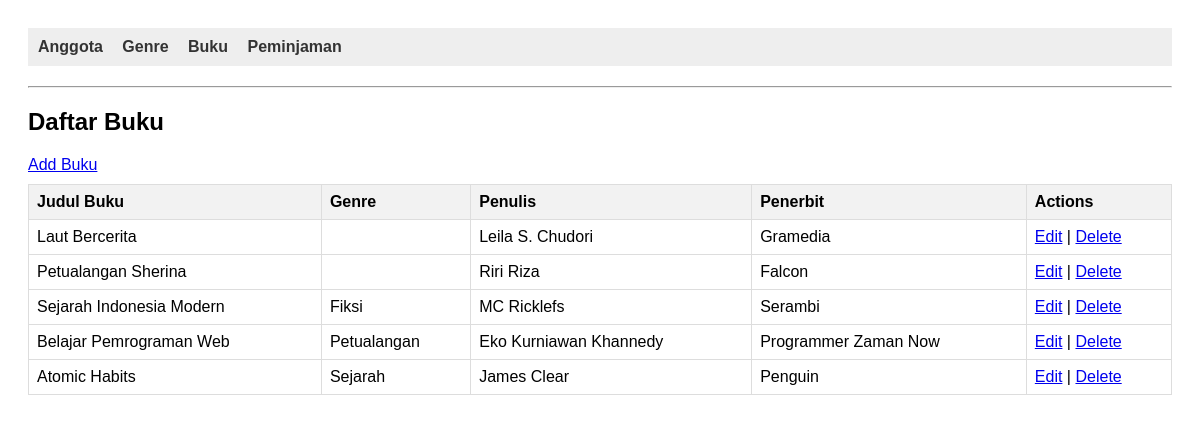
Screenshot of /Project/index.php?entity=buku with the database file from the repository.
### tables this page shows
CREATE TABLE `buku` (
  `id_buku` int(11) NOT NULL,
  `id_genre` int(11) DEFAULT NULL,
  `judul` varchar(150) NOT NULL,
  `penulis` varchar(100) NOT NULL,
  `penerbit` varchar(100) NOT NULL
);

CREATE TABLE `genre` (
  `id_genre` int(11) NOT NULL,
  `nama_genre` varchar(100) NOT NULL
);

### Project/models/Buku.php (called while the page is built, shortened)
<?php
require_once 'config/Database.php';
class Buku
{
    private $conn;
    private $table = 'buku';
    public function __construct()
    {
        $database = new Database();
        $this->conn = $database->getConnection();
    }
    public function getAll()
    {
        $query = ' SELECT b.*, g.nama_genre FROM ' . $this->table . ' b LEFT JOIN genre g ON b.id_genre = g.id_genre ORDER BY b.id_buku ASC';
        $stmt = $this->conn->prepare($query);
        $stmt->execute();
        return $stmt->fetchAll(PDO::FETCH_ASSOC);
    }
}

### Project/config/Database.php (called while the page is built, shortened)
<?php
class Database
{
    private $host = "localhost";
    private $database = "mvvm_db";
    private $username = "root";
    private $password = "";
    public function getConnection()
    {
        $this->conn = null;
        try {
            $this->conn = new PDO("mysql:host=" . $this->host . ";dbname=" . $this->database, $this->username, $this->password);
            $this->conn->setAttribute(PDO::ATTR_ERRMODE, PDO::ERRMODE_EXCEPTION);
        } catch (PDOException $exception) {
            echo "Connection error: " . $exception->getMessage();
        }
        return $this->conn;
    }
}

### Project/viewmodels/BukuViewModel.php (called while the page is built, shortened)
<?php
require_once 'models/Buku.php';
class BukuViewModel
{
    private $buku;
    public function __construct()
    {
        $this->buku = new Buku();
    }
    public function getBukuList()
    {
        return $this->buku->getAll();
    }
}

### Project/views/buku_list.php (the view)
<?php
require_once 'views/template/header.php';
?>
<h2 class="mt-4">Daftar Buku</h2>
<a href="index.php?entity=buku&action=add" class="">Add Buku</a>
<table class="w-full border">
    <tr>
        <th>Judul Buku</th>
        <th>Genre</th>
        <th>Penulis</th>
        <th>Penerbit</th>
        <th>Actions</th>
    </tr>
    <?php foreach ($bukuList as $buku): ?>
        <tr>
            <td class="border px-4 py-2"><?php echo htmlspecialchars($buku['judul']); ?></td>
            <td class="border px-4 py-2"><?php echo htmlspecialchars($buku['nama_genre']); ?></td>
            <td class="border px-4 py-2"><?php echo htmlspecialchars($buku['penulis']); ?></td>
            <td class="border px-4 py-2"><?php echo htmlspecialchars($buku['penerbit']); ?></td>
            <td class="border px-4 py-2">
                <a href="index.php?entity=buku&action=edit&id=<?php echo $buku['id_buku']; ?>">Edit</a>
                |
                <a href="index.php?entity=buku&action=delete&id=<?php echo $buku['id_buku']; ?>"
                    onclick="return confirm('Hapus buku ini?');">Delete</a>
            </td>
        </tr>
    <?php endforeach; ?>
</table>
<?php
require_once 'views/template/footer.php';
?>

### Project/index.php (shortened to what this page needs)
<?php
require_once 'viewmodels/BukuViewModel.php';
$entity = isset($_GET['entity']) ? $_GET['entity'] : 'anggota';
$action = isset($_GET['action']) ? $_GET['action'] : 'list';
if ($entity === 'anggota') {
    $vm = new AnggotaViewModel();
    switch ($action) {
        case 'list':
            $anggotaList = $vm->getAnggotaList();
            require 'views/anggota_list.php';
            break;
        case 'add':
            require 'views/anggota_form.php';
            break;
        case 'edit':
            $id = $_GET['id'];
            $anggota = $vm->getAnggotaById($id);
            require 'views/anggota_form.php';
            break;
        case 'save':
            $vm->addAnggota($_POST['nama'], $_POST['no_hp']);
            header('Location: index.php?entity=anggota&action=list');
            break;
        case 'update':
            $vm->updateAnggota($_GET['id'], $_POST['nama'], $_POST['no_hp']);
            header('Location: index.php?entity=anggota&action=list');
            break;
        case 'delete':
            $vm->deleteAnggota($_GET['id']);
            header('Location: index.php?entity=anggota&action=list');
            break;
        default:
            echo 'Invalid action.';
            break;
    }
} elseif ($entity === 'buku') {
    $vm = new BukuViewModel();
    switch ($action) {
        case 'list':
            $bukuList = $vm->getBukuList();
            require 'views/buku_list.php';
            break;
    }
} else {
    echo 'Invalid entity.';
}

### Project/views/template/header.php (shortened to what this page needs)
<!DOCTYPE html>
<html lang="en">
<head>
</head>
<body>
    <nav>
        <a href="index.php?entity=anggota">Anggota</a>
        <a href="index.php?entity=genre">Genre</a>
        <a href="index.php?entity=buku">Buku</a>
        <a href="index.php?entity=peminjaman">Peminjaman</a>
    </nav>
    <hr>

### Project/views/template/footer.php
</body>
</html>

### Project/views/template/header.php (style rules this page uses)
body { font-family: sans-serif; padding: 20px; }
nav { background: #eee; padding: 10px; margin-bottom: 20px; }
nav a { margin-right: 15px; text-decoration: none; color: #333; font-weight: bold; }
table { border-collapse: collapse; width: 100%; margin-top: 10px; }
th, td { border: 1px solid #ddd; padding: 8px; text-align: left; }
th { background-color: #f2f2f2; }

### rows the page displays
buku: judul "Laut Bercerita", penulis "Leila S. Chudori", penerbit "Gramedia"
buku: judul "Petualangan Sherina", penulis "Riri Riza", penerbit "Falcon"
buku: judul "Sejarah Indonesia Modern", id_genre.nama_genre "Fiksi", penulis "MC Ricklefs", penerbit "Serambi"
buku: judul "Belajar Pemrograman Web", id_genre.nama_genre "Petualangan", penulis "Eko Kurniawan Khannedy", penerbit "Programmer Zaman Now"
buku: judul "Atomic Habits", id_genre.nama_genre "Sejarah", penulis "James Clear", penerbit "Penguin"
